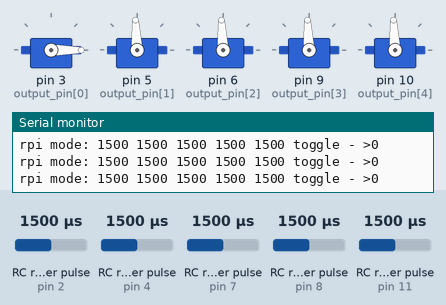
This sketch was run on a simulated Arduino Uno, built with avr-gcc and run on an emulated ATmega328P. Parts: 5 × servo, the last lines printed to the serial monitor. Wiring (inferred from the names in the program): 5 × RC receiver channel: data pin 2 / data pin 4 / data pin 7 / data pin 8 / data pin 11. Inputs (shaded band) come from the test bench; at power-on: RC receiver pulse (sensors on pin 4, pin 7, pin 8, pin 11, pin 2) 1500 µs.

Above: at 1.2 s.
1.3 s: RC receiver pulse (sensor on pin 4) set to 1020 µs
At 2.1 s:
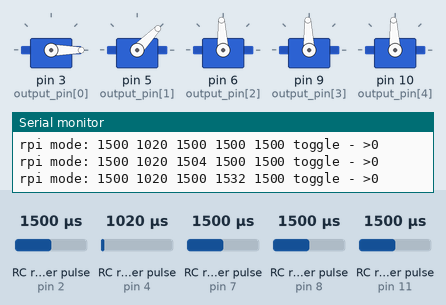
4.3 s: RC receiver pulse (sensor on pin 7) set to 1020 µs
At 4.9 s:
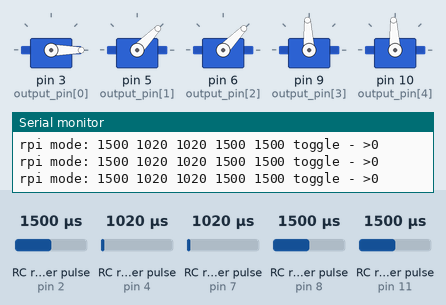
7.3 s: RC receiver pulse (sensor on pin 8) set to 1020 µs
At 9.1 s:
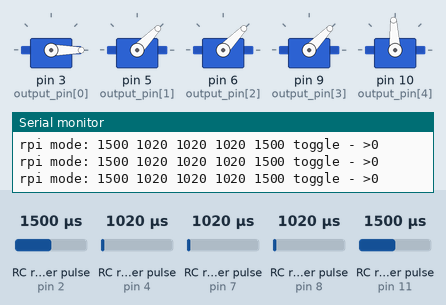
10.3 s: RC receiver pulse (sensor on pin 11) set to 1020 µs
At 11.8 s:
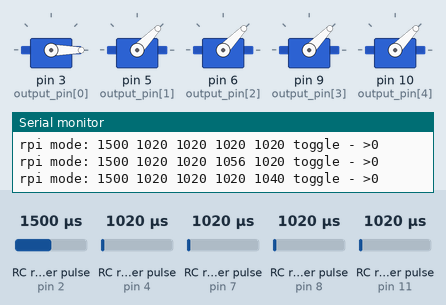
13.3 s: RC receiver pulse (sensor on pin 4) set to 1250 µs
16.3 s: RC receiver pulse (sensor on pin 7) set to 1250 µs
Timing chart, 0 to 20.3 s (numbered marks = the images above; inputs shaded):
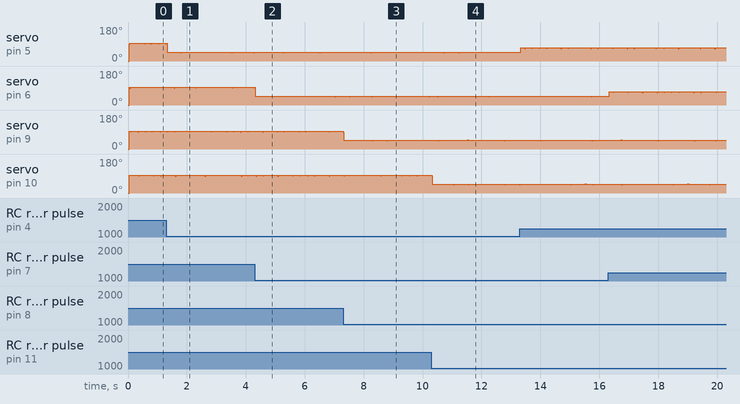

The sketch:

drone_mcu_test2.ino
```cpp
#include <PinChangeInterrupt.h>
#include <Servo.h>
#include <Wire.h>

const byte channel_pin[] = {2,4,7,8,11};
const byte output_pin[] = {3,5,6,9,10};
const byte trig_pin = 12;

volatile unsigned long rising_start[] = {0, 0, 0, 0, 0};
volatile long channel_length[] = {0, 0, 0, 0, 0},
received_length[] = {0,0,0,0,0},
 first_channel_length[] = {0,0,0,0,0};
volatile bool i2c_int[] = {false,false,false,false,false};

int rlen = 0;
byte counter = 0;

String received_data="";
bool toggle = false;

Servo output[5];

void setup() {
  Wire.setClock(400000);
  Wire.begin(0x09);
  Wire.onRequest(requestEvent);
  Wire.onReceive(receiveEvent);
  Serial.begin(115200);

  for(byte i : channel_pin)
    pinMode(i,INPUT);

  for(int i = 0; i < 5; i++){
    output[i].attach(output_pin[i]);
    output[i].writeMicroseconds(channel_length[i]);
  }
  pinMode(trig_pin,OUTPUT);
  digitalWrite(trig_pin,LOW);

  attachPinChangeInterrupt(digitalPinToPinChangeInterrupt(channel_pin[0]), onRising0, CHANGE);
  attachPinChangeInterrupt(digitalPinToPinChangeInterrupt(channel_pin[1]), onRising1, CHANGE);
  attachPinChangeInterrupt(digitalPinToPinChangeInterrupt(channel_pin[2]), onRising2, CHANGE);
  attachPinChangeInterrupt(digitalPinToPinChangeInterrupt(channel_pin[3]), onRising3, CHANGE);
  attachPinChangeInterrupt(digitalPinToPinChangeInterrupt(channel_pin[4]), onRising4, CHANGE);

}

void processPin(byte pin) {
  uint8_t trigger = getPinChangeInterruptTrigger(digitalPinToPCINT(channel_pin[pin]));
//  if(toggle && pin > 0)
//    return;
  if(trigger == RISING) {
    rising_start[pin] = micros();
  } else if(trigger == FALLING) {
    if(i2c_int[pin]){
      i2c_int[pin] = false;
      return;
    }
    channel_length[pin] = micros() - rising_start[pin];
  }
}

void onRising0(void) {
  processPin(0);
}

void onRising1(void) {
  processPin(1);
}

void onRising2(void) {
  processPin(2);
}

void onRising3(void) {
  processPin(3);
}

void onRising4(void) {
  processPin(4);
}

void receiveEvent(int bytes){
  for(int i = 0; i < 5; i++)
    i2c_int[i] = true;
  received_data = "";
  for(int i = 0; i < bytes; i++)
    received_data += (char)Wire.read();
}

void requestEvent(){
  String data = "";
  for(int val : channel_length){
    data+= val;
    data+="#";
  }
  Wire.write(data.c_str());
  Serial.print(data);
}

void loop() {
  if(channel_length[0] > 1250){
    digitalWrite(trig_pin,HIGH);
    Serial.print("rpi mode: ");
  }
  else{
    digitalWrite(trig_pin,LOW);
    Serial.print("normal mode: ");
  }
  if((rlen = received_data.length()) > 0){
    String process = "";
    long temp[5];
    for(int i = 1,ctr = 0; i < rlen && ctr < 5; i++)
      if(received_data[i] != '#')
        process += received_data[i];
      else{
        process.trim();
        temp[ctr++] = process.toInt();
        process = "";
      }
      if(process.toInt() == 1){
        toggle = true;
        for(int j = 1; j < 5; j++)
          received_length [j] = temp[j-1];
      }
      else
        toggle = false;
      received_data = "";
  }

  for(int i = 1; i < 5; i++)
    if(channel_length[i] > 990 && channel_length[i] < 2200 && !toggle)
      output[i].writeMicroseconds(channel_length[i]);
    else if(toggle && received_length[i] > 990 && received_length[i] < 2200)
      output[i].writeMicroseconds(received_length[i]);
  for(int i : (toggle)?received_length:channel_length){
      Serial.print(i);
      Serial.print(" ");
    }
    Serial.print("toggle - >");
    Serial.println(toggle);
//  Serial.println(received_data);
  delay(20);
}
```
